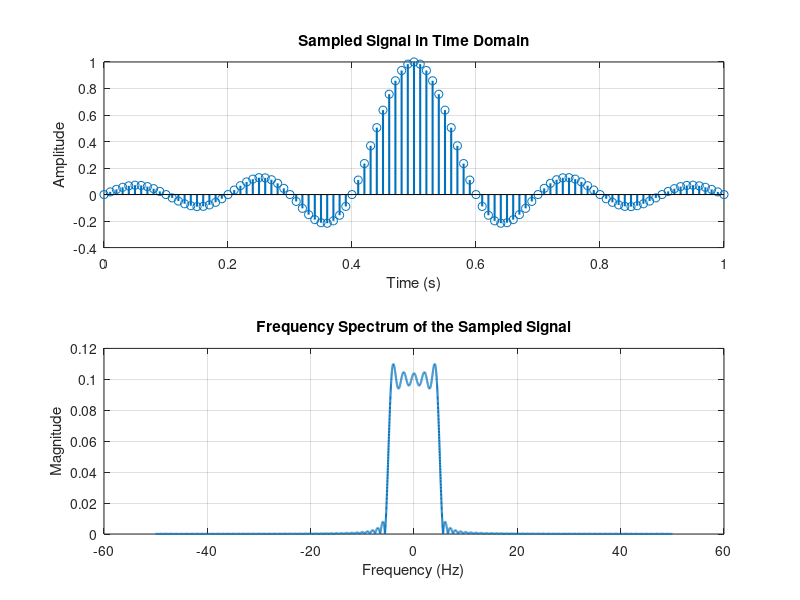
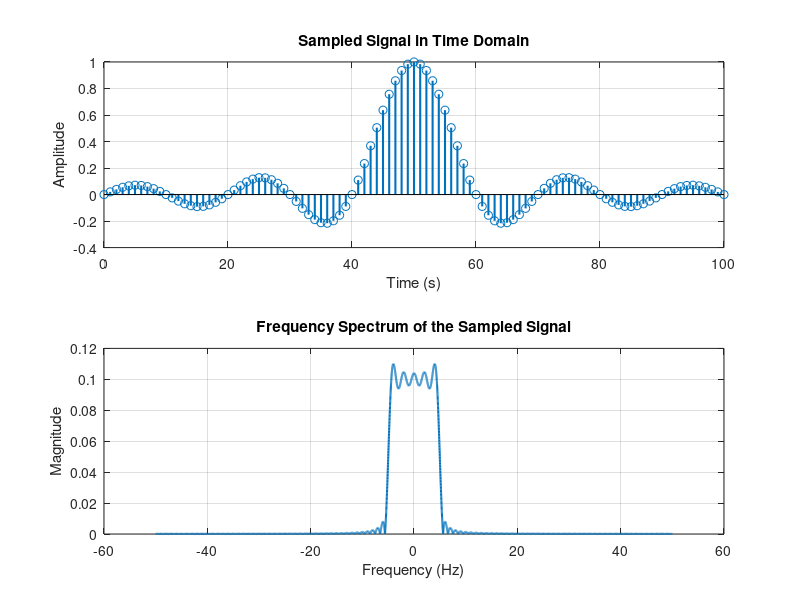
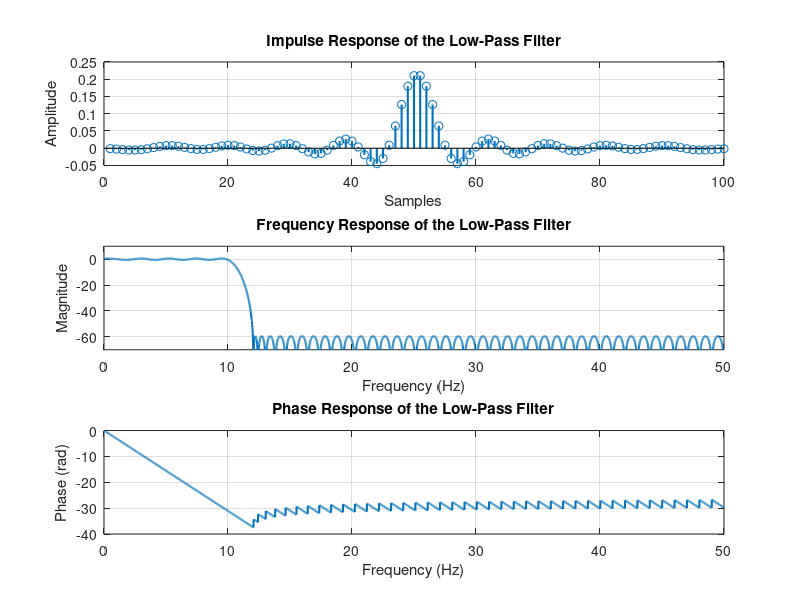

The MATLAB source for these figures, in order:
%% *Voice Scrambing*
%% Clear the workspace
close all;
clear;
clc;

%% Voice Scrambling
% Voice scrambling is a technique used to encrypt voice signals. The
% encrypted voice signal is called the cipher signal. The cipher signal is
% transmitted over the communication channel. At the receiver, the cipher
% signal is descrambled to recover the original voice signal. The
% descrambling process is the inverse of the scrambling process. The
% scrambling process is a nonlinear process. It is implemented using a
% nonlinear function. The descrambling process is also a nonlinear process.
% It is implemented using the inverse of the nonlinear function used in the
% scrambling process. The scrambling process is a one-to-one mapping
% process. This means that each sample in the original voice signal is
% mapped to a unique sample in the cipher signal. The descrambling process
% is also a one-to-one mapping process. This means that each sample in the
% cipher signal is mapped to a unique sample in the original voice signal.
%
% Before scrambling a voice signal, we should use a low-pass filter to
% remove the frequencies that are higher than the Nyquist frequency. This
% is because the frequencies that are higher than the Nyquist frequency
% will be aliased. The aliased frequencies will be mixed with the original
% frequencies. This will make the descrambling process more difficult.
%
% To scramble a voice signal, we need to define a nonlinear function. We can
% make a nonlinear function by modulating the voice signal with a sinusoid.
% The sinusoid is called the scrambling sinusoid. The scrambling sinusoid
% is a sinusoid with a frequency that is different from the frequency of
% the voice signal. The scrambling sinusoid is generated using the
% following equation:
%
% $$s(t) = A \cos(\frac{2 \pi f_0 t}{f_s})$$
%
% where |A| is the amplitude of the scrambling sinusoid and |f_s| is its
% frequency. The scrambling sinusoid is modulated with the voice signal
% using the following equation:
%
% $$y(t) = x_{low-passed}(t) \cos(\frac{2 \pi f_0 t}{f_s})$$
%
% where |x(t)| is the voice signal. The scrambling sinusoid is modulated
% with the voice signal using the |.*| operator. The scrambled voice signal
% is stored in the variable |y|. The scrambling sinusoid is stored in the
% variable |s|. The following code scrambles a voice signal.
%
% |y = x_lowpassed .* s;|
%
% The descrambling process is the inverse of the scrambling process. The
% descrambling process is implemented using the following equation:
%
% $$y_2(t) = y(t) \cos(\frac{2 \pi f_0 t}{f_s})$$
%
% The descrambling process is implemented using the |.*| operator. The
% descrambled voice signal is stored in the variable |y_2|. The following
% code descrambles the voice signal.
%
% |y_2 = y .* s;|
%
% After multiplying the voice signal with the scrambling sinusoid, the
% frequencies of the voice signal are shifted to the left and right sides
% of the scrambling sinusoid. The frequencies of the voice signal are
% shifted to the left side of the scrambling sinusoid because the voice
% signal is multiplied with the cosine of the scrambling sinusoid.
% We should perform a low-pass filtering process to remove the frequencies
% that are shifted to the right side of the scrambling sinusoid. This is
% because the frequencies that are shifted to the right side of the
% scrambling sinusoid will be aliased.
%
% $$ x_{reconstructed} = h_{low-passed} * y_2(t)$$
%
% where $h_{low-passed}$ is the impulse response of the low-pass filter. The
% reconstructed voice signal is stored in the variable |x_reconstructed|.
% The following code reconstructs the voice signal.
%% Load the audio file
% # Too load the audio file, use the |audioread| function.
% # The audio file is stored in the variable |y| and the sampling frequency
% is stored in the variable |fs|.
% # We can specify the start and end points of the audio file to be read
% using the |audioread| function. It takes the start and end points as
% a vector in the form |[start end]|. The second argument is the samples range.
%  # |y| is an column vector of size |N x 1|, where |N| is the number of samples.
% So, we should use the transpose operator |'| to convert it to a row vector.
% # To define the time axis, we use the |linspace| function. It takes the
% start and end points as well as the number of points to be generated.
% The start point is |0| and the end point is |N/fs|, where |N| is the number
% of samples and |fs| is the sampling frequency. The number of points is |N|.
%
% The following code loads the audio file and defines the time axis.
%
% |[x_t, fs] = audioread('Audio01.wav');|
%
% |x_t = x_t';|
%
% |t_axis = linspace(0, length(x_t) / fs, length(x_t));|

%% Sound the audio file
% # To sound the audio file, use the |sound| function. It takes the audio
% signal and the sampling frequency as arguments.
% # To prevent the sound from being cut, we should wait until the sound
% finishes. We can do this using the |pause| function. It takes the time
% to wait in seconds as an argument.
%
% The following code sounds the audio file:
%
% |sound(x_t, fs);|
%
% |pause(length(x_t) / fs);|
%%%
%% Implementaion of the scrambling process
% We assume the input signal is a shifted sinc function with scaling factor of
% 0.1 and shift factor of 0.5. The sampling frequency is 100 Hz.
% We know the Fourier transform of the this function in general form is:
%
% $$x(t) = sinc(\frac{t - t_0}{T}) \Rightarrow\mathcal{FT}:
% X(f) = T \cdot \Pi(\frac{f}{T}) \cdot e^{-j 2 \pi f t_0}$$
%
% where $t_0$ is the shift factor and $T$ is the scaling factor.
% The Discrete-Time Fourier Transform (DTFT) of the sampled signal is:
%
% $$x[n] = sinc(\frac{n - n_0}{N}) \Rightarrow\mathcal{DTFT}:
% X(e^{j \omega}) = N \cdot \Pi(\frac{\omega}{N}) \cdot e^{-j \omega n_0}$$
%
% We can analyze a signal in two methods:
%
% *Analog Signal Processing*
%
fs = 100;
t = 0:1 / fs:1;
x = sinc((t - 0.5) / 0.1);
N_freq = 1e4;
f_axis = linspace(-fs / 2, fs / 2, N_freq);
FT_x = fftshift(fft(x, N_freq)) / fs;

figure("Name", "Sampled Signal");
subplot(2, 1, 1);
stem(t, x, 'LineWidth', 1.5);
xlabel("Time (s)");
ylabel("Amplitude");
title("Sampled Signal in Time Domain");
grid on;
subplot(2, 1, 2);
plot(f_axis, abs(FT_x), 'LineWidth', 1.5);
xlabel("Frequency (Hz)");
ylabel("Magnitude");
title("Frequency Spectrum of the Sampled Signal");
grid on;
%%%
% *Digital Signal Processing*
% The sampled signal in the analog signal processing is the same as:
%
% |x = sinc((n / fs - 0.5) / 0.1);|
%
fs = 100;
n = 0:length(t) - 1; % Discrete axis
f_axis = linspace(-fs / 2, fs / 2, N_freq);
FT_x = fftshift(fft(x, N_freq)) / fs;
figure("Name", "Sampled Signal");
subplot(2, 1, 1);
stem(n, x, 'LineWidth', 1.5);
xlabel("Time (s)");
ylabel("Amplitude");
title("Sampled Signal in Time Domain");
grid on;
subplot(2, 1, 2);
plot(f_axis, abs(FT_x), 'LineWidth', 1.5);
xlabel("Frequency (Hz)");
ylabel("Magnitude");
title("Frequency Spectrum of the Sampled Signal");
grid on;
%%%
% We consider digital signal processing in the following.
%
% Now we define a low-pass filter with cutoff frequency of 10 Hz using
% the filter designer tool.
lowpass_filter = load('filters/VoiceScrambling_LP_FIR_filter.mat').Num;
f_axis_pos = f_axis(floor(N_freq / 2) + 1:end);
FT_lowpass_filter = fftshift(fft(lowpass_filter, N_freq));
FT_lowpass_filter = FT_lowpass_filter(floor(N_freq / 2) + 1:end);
figure('Name', 'Low-Pass Filter');
subplot(3, 1, 1);
stem(lowpass_filter, 'LineWidth', 1.5);
xlabel("Samples");
ylabel("Amplitude");
title("Impulse Response of the Low-Pass Filter");
grid on;
subplot(3, 1, 2);
plot(f_axis_pos, 20 * log10(abs(FT_lowpass_filter)), 'LineWidth', 1.5);
xlabel("Frequency (Hz)");
ylabel("Magnitude");
title("Frequency Response of the Low-Pass Filter");
ylim([-70 10]);
grid on;
subplot(3, 1, 3);
plot(f_axis_pos, unwrap(angle(FT_lowpass_filter)), 'LineWidth', 1.5);
xlabel("Frequency (Hz)");
ylabel("Phase (rad)");
title("Phase Response of the Low-Pass Filter");
grid on;
%%%
